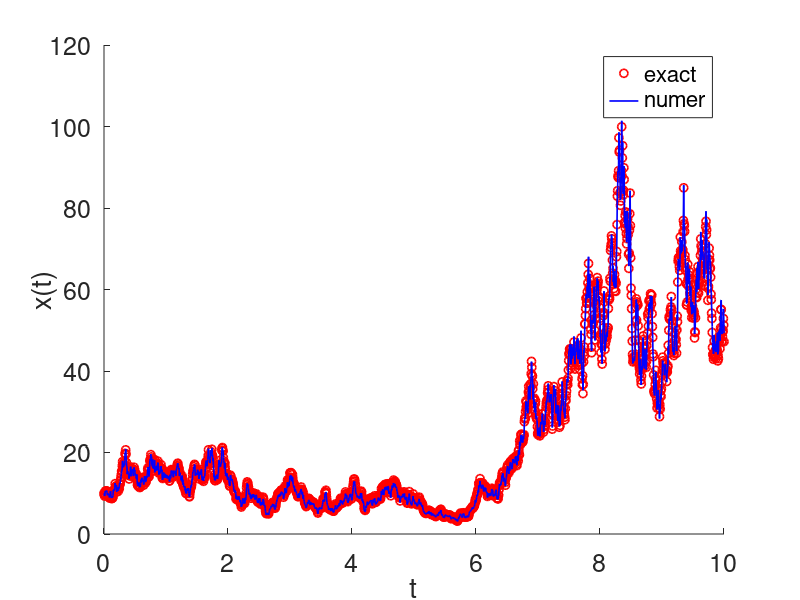

The MATLAB source for this figure:
%%%
%%% --- 1D stochastic differential equation - Ornstein-Uhlenbeck process
% dx(t) = lambda*x(t)*dt + mu*x(t)*dw(r) & x(0) = x0 & 0 < t < T
% analytic solution: x(t) = x0*exp((lambda - mu^2/2).*t + mu*w(t)),
%
% The finite difference is Euler's method. 
%%% ---
%
% Reference: SIAM Review v43, p526 (2001) 
%
% Written by Tsogbayar Tsednee (PhD), Kyungpook National University, South Korea 
% Contact: tsog215@gmail.com
% Date: Jan 11, 2021
%
%
function [] = stochastic_diff_eq_euler_method_1
%
clear;
clc;
randn('state', 100)
%
N = 2000.;                      % number of the grid point 
T = 10.;                        % T is end time 
dt = T/N;                       % dt is time step
x0 = 10.0;                      % initial value x(0) at t=0
lambda = 0.50; 
mu = 0.80;
%
t = [dt:dt:T];
%
dw = sqrt(dt)*randn(1,N);        %  Brownian increments
w = cumsum(dw,2);                %  Discritized Brownian path
%
x_exact = x0.*exp((lambda - mu^2/2).*t + mu.*w);  % analytical solution
%
x = zeros(N,1);
x(1) = x0;
for i = 1:N
   x(i+1) = x(i) + lambda*dt*x(i) + mu*x(i)*dw(i);  % Euler's scheme
end
x';
figure(1)
hold on
plot([0:dt:T], [x0,x_exact], 'ro','LineWidth', 1.2) % exact
plot([0:dt:T], x, 'b-','LineWidth', 1.2)
hold off
%axis([0 1 0 1.2])
xlabel('t')
ylabel('x(t)', 'Rotation', 90, 'VerticalAlignment','middle')
legend('exact', 'numer')
set(gca,'FontSize',18)









